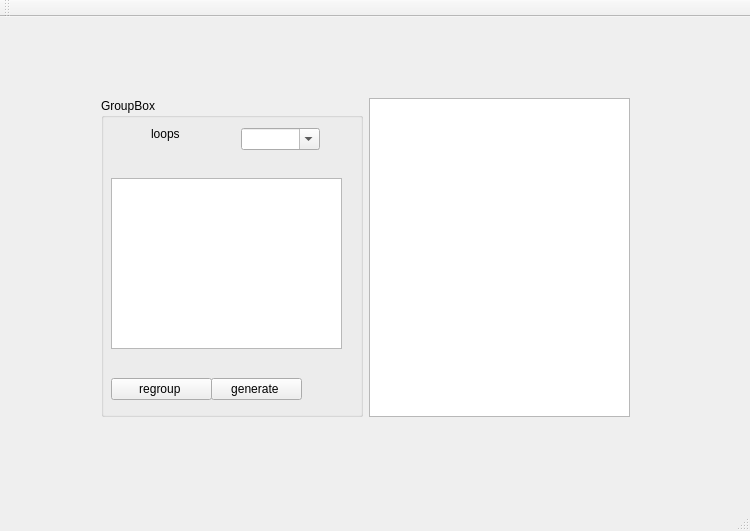
<?xml version="1.0" encoding="UTF-8"?>
<ui version="4.0">
 <class>MainWindow</class>
 <widget class="QMainWindow" name="MainWindow">
  <property name="geometry">
   <rect>
    <x>0</x>
    <y>0</y>
    <width>750</width>
    <height>531</height>
   </rect>
  </property>
  <property name="windowTitle">
   <string>MainWindow</string>
  </property>
  <widget class="QWidget" name="centralWidget">
   <widget class="QWidget" name="gridLayoutWidget">
    <property name="geometry">
     <rect>
      <x>90</x>
      <y>70</y>
      <width>551</width>
      <height>341</height>
     </rect>
    </property>
    <layout class="QGridLayout" name="gridLayout">
     <item row="0" column="1">
      <widget class="QTextEdit" name="textEdit_hex"/>
     </item>
     <item row="0" column="0">
      <widget class="QGroupBox" name="groupBox">
       <property name="sizePolicy">
        <sizepolicy hsizetype="Expanding" vsizetype="Expanding">
         <horstretch>0</horstretch>
         <verstretch>0</verstretch>
        </sizepolicy>
       </property>
       <property name="title">
        <string>GroupBox</string>
       </property>
       <widget class="QPushButton" name="pushButton_regroup">
        <property name="geometry">
         <rect>
          <x>10</x>
          <y>280</y>
          <width>101</width>
          <height>22</height>
         </rect>
        </property>
        <property name="text">
         <string>regroup </string>
        </property>
       </widget>
       <widget class="QTextEdit" name="textEdit_format">
        <property name="geometry">
         <rect>
          <x>10</x>
          <y>80</y>
          <width>231</width>
          <height>171</height>
         </rect>
        </property>
       </widget>
       <widget class="QPushButton" name="pushButton_generate">
        <property name="geometry">
         <rect>
          <x>110</x>
          <y>280</y>
          <width>91</width>
          <height>22</height>
         </rect>
        </property>
        <property name="text">
         <string>generate </string>
        </property>
       </widget>
       <widget class="QComboBox" name="comboBox">
        <property name="geometry">
         <rect>
          <x>140</x>
          <y>30</y>
          <width>79</width>
          <height>22</height>
         </rect>
        </property>
        <property name="editable">
         <bool>true</bool>
        </property>
        <property name="currentText">
         <string/>
        </property>
        <property name="currentIndex">
         <number>-1</number>
        </property>
       </widget>
       <widget class="QLabel" name="label">
        <property name="geometry">
         <rect>
          <x>50</x>
          <y>20</y>
          <width>71</width>
          <height>31</height>
         </rect>
        </property>
        <property name="text">
         <string>loops</string>
        </property>
       </widget>
      </widget>
     </item>
    </layout>
   </widget>
  </widget>
  <widget class="QMenuBar" name="menuBar">
   <property name="geometry">
    <rect>
     <x>0</x>
     <y>0</y>
     <width>750</width>
     <height>19</height>
    </rect>
   </property>
  </widget>
  <widget class="QToolBar" name="mainToolBar">
   <attribute name="toolBarArea">
    <enum>TopToolBarArea</enum>
   </attribute>
   <attribute name="toolBarBreak">
    <bool>false</bool>
   </attribute>
  </widget>
  <widget class="QStatusBar" name="statusBar"/>
 </widget>
 <layoutdefault spacing="6" margin="11"/>
 <resources/>
 <connections/>
</ui>
